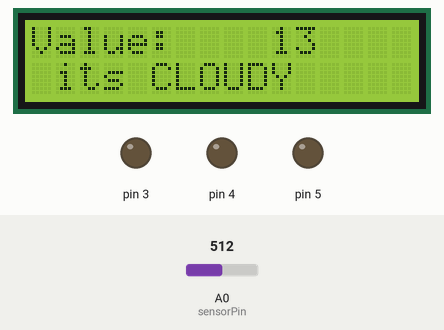
Recording of a sketch running on a simulated Arduino Uno, built with avr-gcc and run on an emulated ATmega328P. On the bench: 16×2 character LCD, output pins drawn as LEDs (lit = HIGH). The test bench sets the inputs (shaded band); at power-on: A0 (sensorPin) = 512.

Above: at 1.2 s.
1.3 s: A0 (sensorPin) set to 535
At 2.4 s:
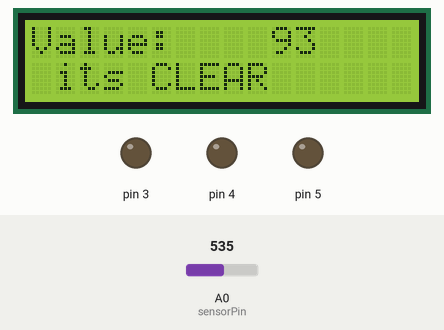
3.1 s: A0 (sensorPin) set to 122
At 4.1 s:
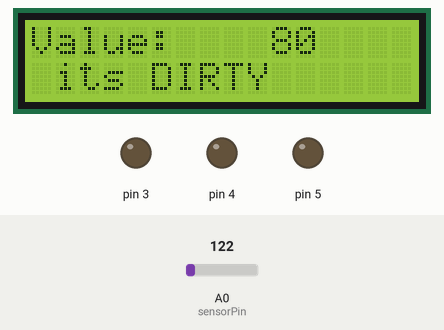
4.9 s: A0 (sensorPin) set to 40
At 5.8 s:
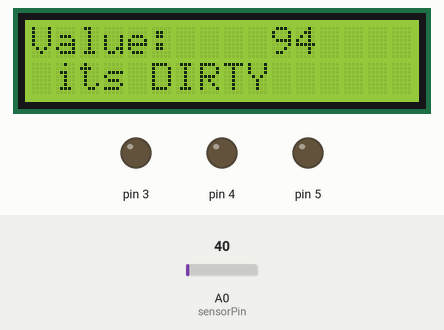
Timing chart, 0 to 7.9 s (numbered marks = the images above; inputs shaded):
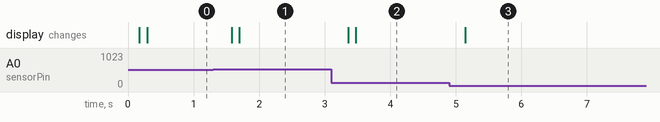

Measured:
- the behaviour switches between 525 and 526 on A0 (sensorPin) (found by bisection; images 0 and 1)
- after the input at 1.3 s, the display: first changes after 0.28 s (image 1 shows a later state)
- after the input at 3.1 s, the display: first changes after 0.26 s (image 2 shows a later state)
- after the input at 4.9 s, the display: changes after 0.25 s (image 3)

The sketch:

turb_test.ino
```cpp
#include <LiquidCrystal_I2C.h>
LiquidCrystal_I2C lcd(0x27, 2, 16);

int sensorPin = A0;
void setup()
{
 // Serial.begin(9600);
  lcd.begin();
  pinMode(3,OUTPUT);
  pinMode(4, OUTPUT);
  pinMode(5, OUTPUT);

}

void loop() {
  int turbidity = analogRead(A0);
  int Value = map(turbidity, 0,584, 100, 0);
  delay(100);
  lcd.setCursor(0, 0);
  lcd.print("Value:");
  lcd.print("   ");
  lcd.setCursor(10, 0);
  lcd.print(Value);
  delay(100);
    if (Value < 20) {
    digitalWrite(7, HIGH);
    digitalWrite(8, LOW);
    digitalWrite(9, LOW);
    lcd.setCursor(0, 1);
    lcd.print(" its CLEAR ");
  }
  if ((Value > 10) && (Value < 50)) {
    digitalWrite(7, LOW);
    digitalWrite(8, HIGH);
    digitalWrite(9, LOW);
    lcd.setCursor(0, 1);
    lcd.print(" its CLOUDY ");
  }
  if (Value > 50) {
    digitalWrite(7, LOW);
    digitalWrite(8, LOW);
    digitalWrite(9, HIGH);
    lcd.setCursor(0, 1);
    lcd.print(" its DIRTY ");
  }

}
```
